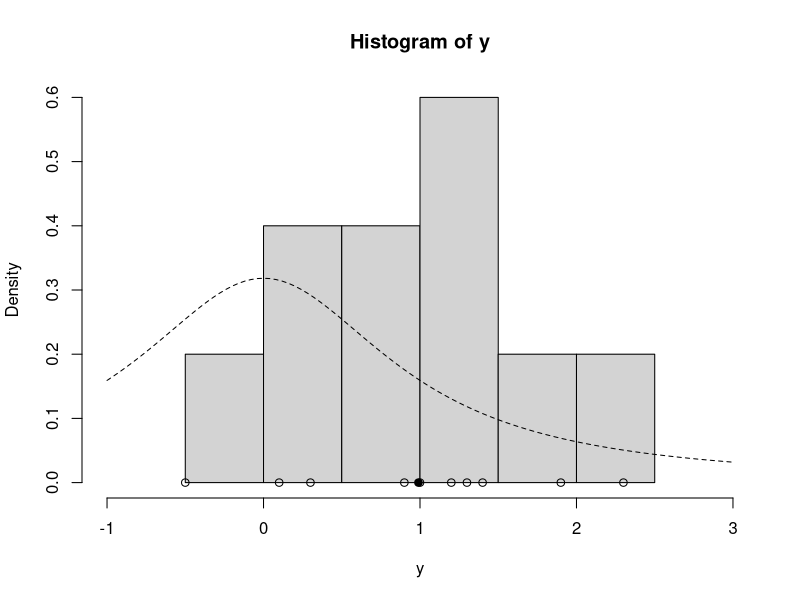
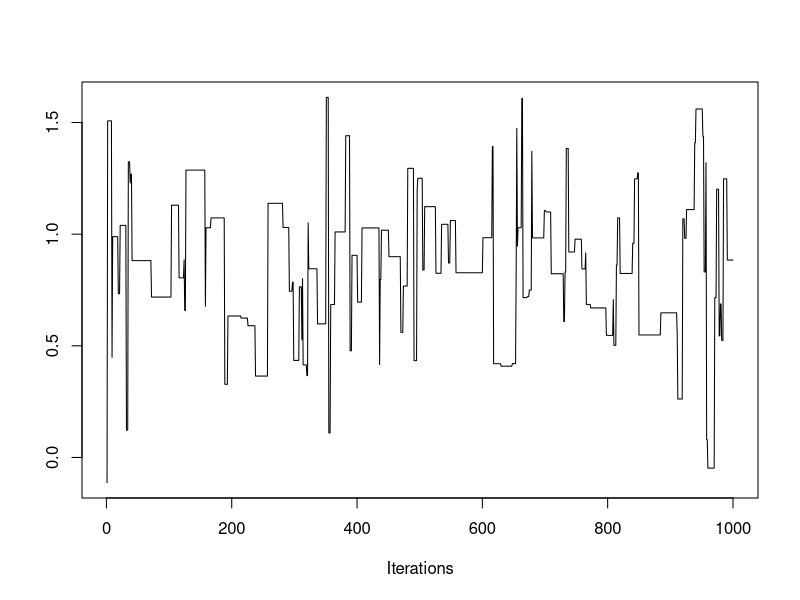
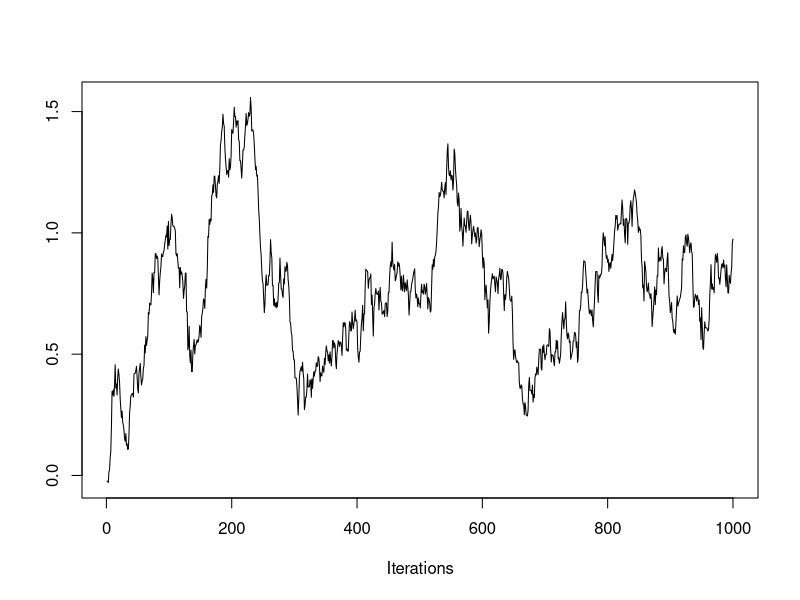
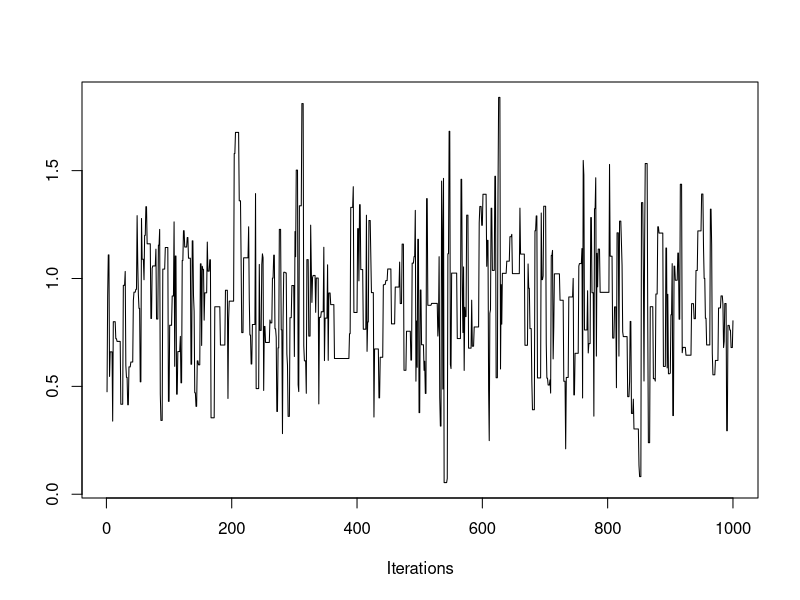
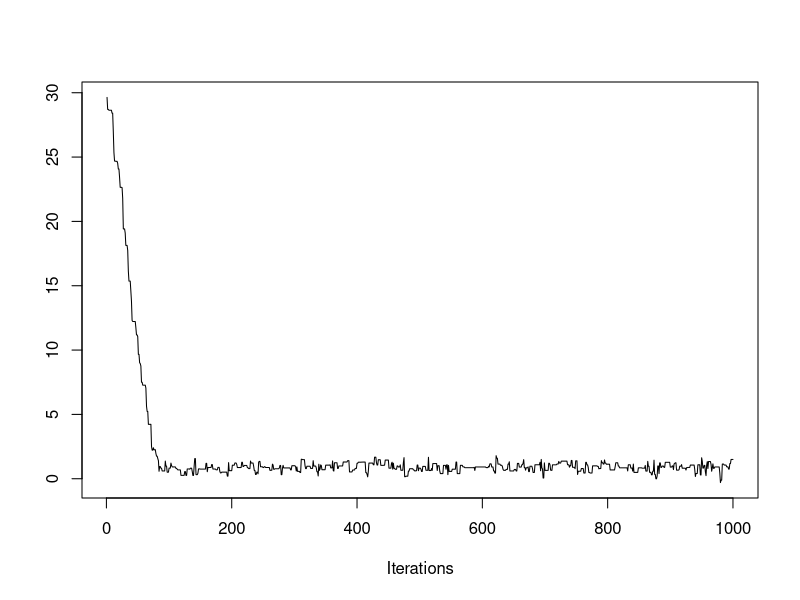
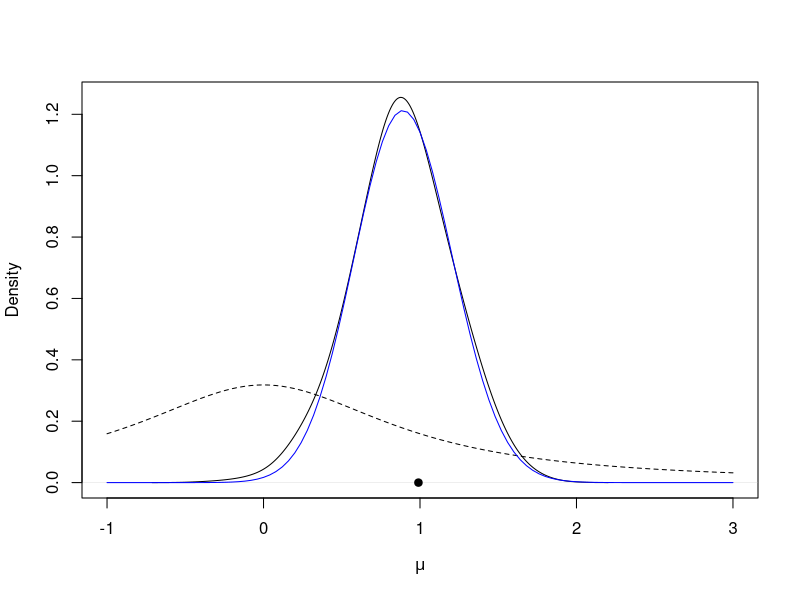

Recreate these plots in R, in order.
## ---- chunk 1
knitr::opts_chunk$set(echo = TRUE)
## ---- chunk 2
#Loome funktsiooni, mis teeb g(...) funktsioonist logaritmilise funktsiooni. Funktsiooni lgaritm on tema avaldise logaritm. 
lg = function(mu, n, ybar) {
  mu2 = mu^2
  n * (ybar * mu - mu2 / 2.0) - log(1 + mu2)
}
## ---- chunk 3
## Random-Walk Metropolis-Hastings algorithm, mis võtab sisendina n = valimi suurus, ybar = ehk kogutud andmete keskmine, n_iter = iteratsioonide arv, mu_init = algne mu väärtus, cand_sd = kandidaate tootva q(...) jaotuse standardhälve 

mh = function(n, ybar, n_iter, mu_init, cand_sd) {
  
  ## step 1, initialize
  mu_out = numeric(n_iter) #väljundiks saame n_iter koguse mu-sid
  accpt = 0 #selleks, et näha kui palju mu proposale vastu võetakse loome selle tunnuse, mis on alguses väärtusega 0
  mu_now = mu_init #see on "praegune" (pärast updatei) mu väärtus (esialgu on see mu_init algne väärtus)
  lg_now = lg(mu=mu_now, n=n, ybar=ybar) #samuti update'ime pidevalt g() (siinkohal log of g()) väärtust vastavalt käesolevale mu väärtusele (ja valimi suurusele ning andmetele ybar)
  
  ## step 2, iterate
  for (i in 1:n_iter) {
    ## step 2a
    mu_cand = rnorm(n=1, mean=mu_now, sd=cand_sd) # draw a candidate
    
    ## step 2b. Kuna meie proposal distribution on normaaljaotus, mis on sümmeetriline, siis on q(...) funktsiooniga jaotuses kõigi tõmmete tõenäosus sama (vt ülevalt proposal distribution ja Random-Walk Metropolis-Hastings) ja see tähendab, et valemis taanduvad joone peal ja joone all q(...) tingimuslikud jaotused ära ja alpha väärtus ehk acceptance ratio on ainult kandidaadi ja praeguse oleku punktides g() funktsiooni hinnangute suhe. Siinkohal küll g() funktsiooni logaritmi arvutusliku stabiilsuse huvides
    lg_cand = lg(mu=mu_cand, n=n, ybar=ybar) # evaluate log of g with the candidate
    lalpha = lg_cand - lg_now # log of acceptance ratio
    alpha = exp(lalpha) #kuna oleme kasutanud logaritmilist skaalat, siis võtame alphast eksponendi.
    
    ## step 2c
    u = runif(1) # draw a uniform variable which will be less than alpha with probability min(1, alpha). Sest kui meil on uniform jaotus 0st-1ni siis on kõigi väärtuste tõmbamine ühe tõenäoline. Mis on tõenäosus saada väikesemat väärtust kui 0,5? 50%, väiksemat kui 0.4? 40%. Seega väiksemat kui alpha alpha*100%. Sellega viimegi läbi sammu, kus tingimuslikult võtame kandidaadi vastu tõenäosusega alpha, sest u-d, mis on väiksem kui alpha saada tõenäosus on alpha. Kui alpha on suurem kui 1, siis on u alati väiksem, mis tähendab, et võtame alati vastu
    if (u < alpha) { # then accept the candidate
      mu_now = mu_cand #praegune mu väärtus muudetakse kandidaadiks
      accpt = accpt + 1 # to keep track of acceptance
      lg_now = lg_cand #muudame ka praeguse lg ära.
    }
    
    ## collect results
    mu_out[i] = mu_now # save this iteration's value of mu. Kui väärtus jääb samaks, siis saab i-ndaks väärtuseks sama mu väärtus, kui muutub, siis uus väärtus.
  }
  
  ## return a list of output
  list(mu=mu_out, accpt=accpt/n_iter)
}
## ---- chunk 4
y = c(1.2, 1.4, -0.5, 0.3, 0.9, 2.3, 1.0, 0.1, 1.3, 1.9)
ybar = mean(y)
n = length(y)
hist(y, freq=FALSE, xlim=c(-1.0, 3.0)) # histogram of the data
curve(dt(x=x, df=1), lty=2, add=TRUE) # prior for mu (x=x on argumendi puudumine pmtslt, annab generic jaotuse)
points(y, rep(0,n), pch=1) # individual data points
points(ybar, 0, pch=19) # sample mean
## ---- chunk 5
set.seed(43) # set the random seed for reproducibility
post = mh(n=n, ybar=ybar, n_iter=1e3, mu_init=0.0, cand_sd=3.0) #anname üleval loodud funktsioonile argumendid
str(post) #annab objekti (siinkohal list) sees olevad andmed
## ---- chunk 6
library("coda")
traceplot(as.mcmc(post$mu)) #peame post muutuja tegema mcmc objektiks
## ---- chunk 7
post = mh(n=n, ybar=ybar, n_iter=1e3, mu_init=0.0, cand_sd=0.05)
post$accpt
## ---- chunk 8
traceplot(as.mcmc(post$mu))
## ---- chunk 9
post = mh(n=n, ybar=ybar, n_iter=1e3, mu_init=0.0, cand_sd=0.9)
post$accpt
## ---- chunk 10
traceplot(as.mcmc(post$mu))
## ---- chunk 11
post = mh(n=n, ybar=ybar, n_iter=1e3, mu_init=30.0, cand_sd=0.9)
post$accpt
## ---- chunk 12
traceplot(as.mcmc(post$mu))
## ---- chunk 13
post$mu_keep = post$mu[-c(1:100)] # discard the first 100 samples ja lisama oma post listi uue objekti mu_keep
plot(density(post$mu_keep, adjust=2.0), main="", xlim=c(-1.0, 3.0), xlab=expression(mu)) # plot density estimate of the posterior
curve(dt(x=x, df=1), lty=2, add=TRUE) # prior for mu
points(ybar, 0, pch=19) # sample mean

curve(0.017*exp(lg(mu=x, n=n, ybar=ybar)), from=-1.0, to=3.0, add=TRUE, col="blue") # approximation to the true posterior in blue
